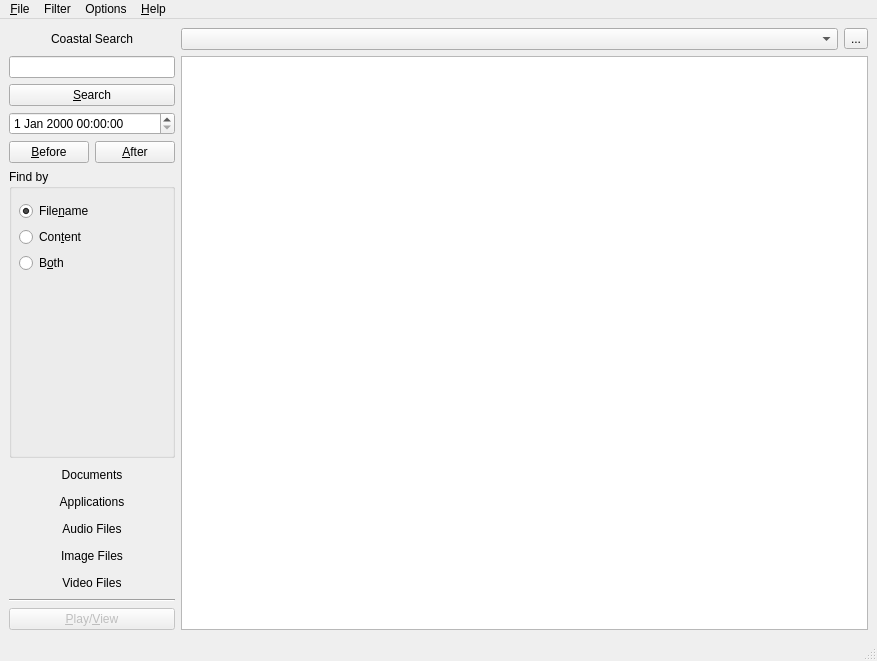
<?xml version="1.0" encoding="UTF-8"?>
<ui version="4.0">
 <author>David Sugar</author>
 <comment>** Copyright (C) 2011 David Sugar, Tycho Softworks
**
** This file is part of coastal-qt.
**
** Coastal-qt is free software: you can redistribute it and/or modify
** it under the terms of the GNU General Public License as published
** by the Free Software Foundation, either version 3 of the License, or
** (at your option) any later version.
**
** coastal-qt is distributed in the hope that it will be useful,
** but WITHOUT ANY WARRANTY; without even the implied warranty of
** MERCHANTABILITY or FITNESS FOR A PARTICULAR PURPOSE.  See the
** GNU General Public License for more details.
**
** You should have received a copy of the GNU General Public License
** along with coastal-qt.  If not, see &lt;http://www.gnu.org/licenses/&gt;.</comment>
 <class>MainWindow</class>
 <widget class="QMainWindow" name="MainWindow">
  <property name="geometry">
   <rect>
    <x>0</x>
    <y>0</y>
    <width>877</width>
    <height>661</height>
   </rect>
  </property>
  <property name="windowTitle">
   <string>MainWindow</string>
  </property>
  <widget class="QWidget" name="centralwidget">
   <layout class="QGridLayout" name="gridLayout_2">
    <item row="0" column="0">
     <layout class="QGridLayout" name="gridLayout">
      <item row="0" column="1">
       <layout class="QHBoxLayout" name="horizontalLayout">
        <item>
         <widget class="QComboBox" name="pathBox">
          <property name="sizePolicy">
           <sizepolicy hsizetype="Expanding" vsizetype="Fixed">
            <horstretch>0</horstretch>
            <verstretch>0</verstretch>
           </sizepolicy>
          </property>
         </widget>
        </item>
        <item>
         <widget class="QToolButton" name="pathButton">
          <property name="text">
           <string>...</string>
          </property>
         </widget>
        </item>
       </layout>
      </item>
      <item row="0" column="0">
       <widget class="QLabel" name="logo">
        <property name="text">
         <string>Coastal Search</string>
        </property>
        <property name="alignment">
         <set>Qt::AlignCenter</set>
        </property>
       </widget>
      </item>
      <item row="1" column="0">
       <layout class="QVBoxLayout" name="verticalLayout">
        <property name="leftMargin">
         <number>0</number>
        </property>
        <item>
         <widget class="QLineEdit" name="searchText">
          <property name="sizePolicy">
           <sizepolicy hsizetype="Preferred" vsizetype="Fixed">
            <horstretch>0</horstretch>
            <verstretch>0</verstretch>
           </sizepolicy>
          </property>
         </widget>
        </item>
        <item>
         <widget class="QPushButton" name="searchButton">
          <property name="text">
           <string>&amp;Search</string>
          </property>
         </widget>
        </item>
        <item>
         <widget class="QDateTimeEdit" name="dateTimeEdit"/>
        </item>
        <item>
         <layout class="QHBoxLayout" name="horizontalLayout_2">
          <item>
           <widget class="QPushButton" name="beforeButton">
            <property name="text">
             <string>&amp;Before</string>
            </property>
           </widget>
          </item>
          <item>
           <widget class="QPushButton" name="afterButton">
            <property name="text">
             <string>&amp;After</string>
            </property>
           </widget>
          </item>
         </layout>
        </item>
        <item>
         <widget class="QGroupBox" name="searchGroup">
          <property name="sizePolicy">
           <sizepolicy hsizetype="Preferred" vsizetype="MinimumExpanding">
            <horstretch>0</horstretch>
            <verstretch>0</verstretch>
           </sizepolicy>
          </property>
          <property name="title">
           <string>Find by</string>
          </property>
          <property name="checkable">
           <bool>false</bool>
          </property>
          <widget class="QWidget" name="verticalLayoutWidget_2">
           <property name="geometry">
            <rect>
             <x>10</x>
             <y>10</y>
             <width>160</width>
             <height>94</height>
            </rect>
           </property>
           <layout class="QVBoxLayout" name="verticalLayout_3">
            <property name="topMargin">
             <number>0</number>
            </property>
            <item>
             <spacer name="verticalSpacer_3">
              <property name="orientation">
               <enum>Qt::Vertical</enum>
              </property>
              <property name="sizeHint" stdset="0">
               <size>
                <width>20</width>
                <height>40</height>
               </size>
              </property>
             </spacer>
            </item>
            <item>
             <widget class="QRadioButton" name="by_name">
              <property name="text">
               <string>File&amp;name</string>
              </property>
              <property name="checked">
               <bool>true</bool>
              </property>
             </widget>
            </item>
            <item>
             <widget class="QRadioButton" name="by_text">
              <property name="text">
               <string>Con&amp;tent</string>
              </property>
             </widget>
            </item>
            <item>
             <widget class="QRadioButton" name="by_both">
              <property name="text">
               <string>B&amp;oth</string>
              </property>
             </widget>
            </item>
           </layout>
          </widget>
         </widget>
        </item>
        <item>
         <widget class="QToolButton" name="documents">
          <property name="sizePolicy">
           <sizepolicy hsizetype="Preferred" vsizetype="Fixed">
            <horstretch>0</horstretch>
            <verstretch>0</verstretch>
           </sizepolicy>
          </property>
          <property name="text">
           <string>Documents</string>
          </property>
          <property name="checkable">
           <bool>true</bool>
          </property>
          <property name="checked">
           <bool>false</bool>
          </property>
          <property name="toolButtonStyle">
           <enum>Qt::ToolButtonTextBesideIcon</enum>
          </property>
          <property name="autoRaise">
           <bool>true</bool>
          </property>
          <property name="arrowType">
           <enum>Qt::NoArrow</enum>
          </property>
         </widget>
        </item>
        <item>
         <widget class="QToolButton" name="applications">
          <property name="sizePolicy">
           <sizepolicy hsizetype="Preferred" vsizetype="Fixed">
            <horstretch>0</horstretch>
            <verstretch>0</verstretch>
           </sizepolicy>
          </property>
          <property name="text">
           <string>Applications</string>
          </property>
          <property name="checkable">
           <bool>true</bool>
          </property>
          <property name="checked">
           <bool>false</bool>
          </property>
          <property name="toolButtonStyle">
           <enum>Qt::ToolButtonTextBesideIcon</enum>
          </property>
          <property name="autoRaise">
           <bool>true</bool>
          </property>
          <property name="arrowType">
           <enum>Qt::NoArrow</enum>
          </property>
         </widget>
        </item>
        <item>
         <widget class="QToolButton" name="audioFiles">
          <property name="sizePolicy">
           <sizepolicy hsizetype="Preferred" vsizetype="Fixed">
            <horstretch>0</horstretch>
            <verstretch>0</verstretch>
           </sizepolicy>
          </property>
          <property name="text">
           <string>Audio Files</string>
          </property>
          <property name="checkable">
           <bool>true</bool>
          </property>
          <property name="toolButtonStyle">
           <enum>Qt::ToolButtonTextBesideIcon</enum>
          </property>
          <property name="autoRaise">
           <bool>true</bool>
          </property>
          <property name="arrowType">
           <enum>Qt::NoArrow</enum>
          </property>
         </widget>
        </item>
        <item>
         <widget class="QToolButton" name="imageFiles">
          <property name="sizePolicy">
           <sizepolicy hsizetype="Preferred" vsizetype="Fixed">
            <horstretch>0</horstretch>
            <verstretch>0</verstretch>
           </sizepolicy>
          </property>
          <property name="text">
           <string>Image Files</string>
          </property>
          <property name="checkable">
           <bool>true</bool>
          </property>
          <property name="toolButtonStyle">
           <enum>Qt::ToolButtonTextBesideIcon</enum>
          </property>
          <property name="autoRaise">
           <bool>true</bool>
          </property>
          <property name="arrowType">
           <enum>Qt::NoArrow</enum>
          </property>
         </widget>
        </item>
        <item>
         <widget class="QToolButton" name="videoFiles">
          <property name="sizePolicy">
           <sizepolicy hsizetype="Preferred" vsizetype="Fixed">
            <horstretch>0</horstretch>
            <verstretch>0</verstretch>
           </sizepolicy>
          </property>
          <property name="text">
           <string>Video Files</string>
          </property>
          <property name="checkable">
           <bool>true</bool>
          </property>
          <property name="toolButtonStyle">
           <enum>Qt::ToolButtonTextBesideIcon</enum>
          </property>
          <property name="autoRaise">
           <bool>true</bool>
          </property>
          <property name="arrowType">
           <enum>Qt::NoArrow</enum>
          </property>
         </widget>
        </item>
        <item>
         <widget class="Line" name="line">
          <property name="orientation">
           <enum>Qt::Horizontal</enum>
          </property>
         </widget>
        </item>
        <item>
         <widget class="QPushButton" name="actionButton">
          <property name="enabled">
           <bool>false</bool>
          </property>
          <property name="text">
           <string>&amp;Play/&amp;View</string>
          </property>
         </widget>
        </item>
       </layout>
      </item>
      <item row="1" column="1">
       <widget class="QListWidget" name="listFiles"/>
      </item>
     </layout>
    </item>
   </layout>
  </widget>
  <widget class="QStatusBar" name="statusbar"/>
  <widget class="QMenuBar" name="menuBar">
   <property name="geometry">
    <rect>
     <x>0</x>
     <y>0</y>
     <width>877</width>
     <height>23</height>
    </rect>
   </property>
   <widget class="QMenu" name="menuFile">
    <property name="title">
     <string>&amp;File</string>
    </property>
    <addaction name="actionReload"/>
    <addaction name="actionQuit"/>
   </widget>
   <widget class="QMenu" name="menuFilter">
    <property name="title">
     <string>Filter</string>
    </property>
    <addaction name="actionClear"/>
    <addaction name="separator"/>
    <addaction name="actionDocuments"/>
    <addaction name="actionApplications"/>
    <addaction name="actionAudioFiles"/>
    <addaction name="actionImageFiles"/>
    <addaction name="actionVideoFiles"/>
   </widget>
   <widget class="QMenu" name="menuOptions">
    <property name="title">
     <string>Options</string>
    </property>
    <addaction name="actionPlayers"/>
    <addaction name="separator"/>
    <addaction name="actionShuffle"/>
    <addaction name="actionRepeat"/>
   </widget>
   <widget class="QMenu" name="menuHelp">
    <property name="title">
     <string>&amp;Help</string>
    </property>
    <addaction name="actionAbout"/>
   </widget>
   <addaction name="menuFile"/>
   <addaction name="menuFilter"/>
   <addaction name="menuOptions"/>
   <addaction name="menuHelp"/>
  </widget>
  <action name="actionReload">
   <property name="text">
    <string>&amp;Reload</string>
   </property>
   <property name="iconVisibleInMenu">
    <bool>true</bool>
   </property>
  </action>
  <action name="actionQuit">
   <property name="text">
    <string>&amp;Quit</string>
   </property>
   <property name="iconVisibleInMenu">
    <bool>true</bool>
   </property>
  </action>
  <action name="actionDocuments">
   <property name="text">
    <string>Documents</string>
   </property>
   <property name="iconVisibleInMenu">
    <bool>true</bool>
   </property>
  </action>
  <action name="actionApplications">
   <property name="text">
    <string>Applications</string>
   </property>
   <property name="iconVisibleInMenu">
    <bool>true</bool>
   </property>
  </action>
  <action name="actionAudioFiles">
   <property name="checkable">
    <bool>false</bool>
   </property>
   <property name="text">
    <string>Audio Files</string>
   </property>
   <property name="iconVisibleInMenu">
    <bool>true</bool>
   </property>
  </action>
  <action name="actionImageFiles">
   <property name="checkable">
    <bool>false</bool>
   </property>
   <property name="text">
    <string>Image Files</string>
   </property>
   <property name="iconVisibleInMenu">
    <bool>true</bool>
   </property>
  </action>
  <action name="actionVideoFiles">
   <property name="checkable">
    <bool>false</bool>
   </property>
   <property name="text">
    <string>Video Files</string>
   </property>
   <property name="iconVisibleInMenu">
    <bool>true</bool>
   </property>
  </action>
  <action name="actionShuffle">
   <property name="checkable">
    <bool>true</bool>
   </property>
   <property name="text">
    <string>Shuffle</string>
   </property>
  </action>
  <action name="actionRepeat">
   <property name="checkable">
    <bool>true</bool>
   </property>
   <property name="text">
    <string>Repeat</string>
   </property>
  </action>
  <action name="actionClear">
   <property name="text">
    <string>&amp;Clear All</string>
   </property>
   <property name="iconVisibleInMenu">
    <bool>true</bool>
   </property>
  </action>
  <action name="actionAbout">
   <property name="text">
    <string>About</string>
   </property>
  </action>
  <action name="actionPlayers">
   <property name="text">
    <string>Players</string>
   </property>
  </action>
 </widget>
 <resources/>
 <connections/>
</ui>
